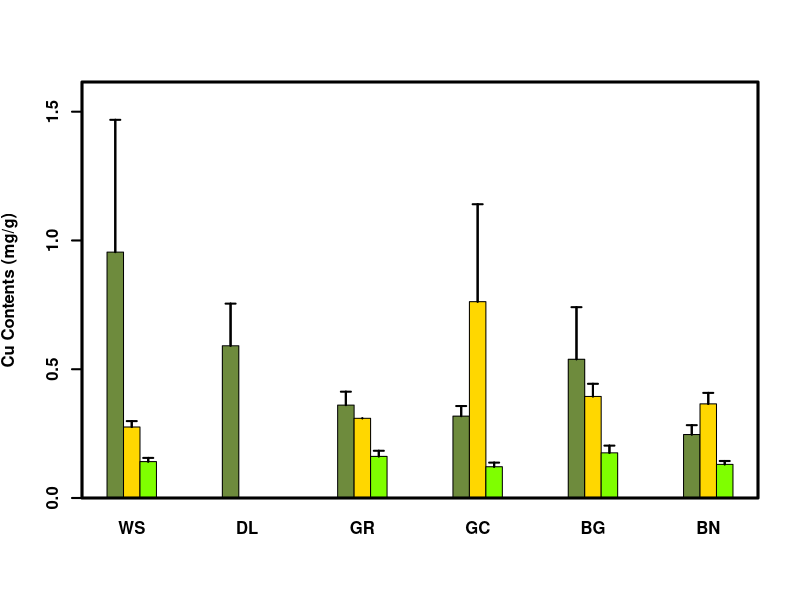

This chart was generated by the following R code:
library(tidyverse)
library(readr)
library(plyr)
library(dplyr)

alldata <- read_csv("2_incremental/20220420_STANDING_CROP.csv")

alldata$SAMPLING_DATE<-factor(alldata$SAMPLING_DATE,levels = c("6/22/2021", "7/7/2021", "7/20/2021", "8/3/2021", "8/17/2021","9/9/2021", "9/22/2021", "10/13/2021"), ordered=TRUE)

# Variable date to factor

dfALL <- data.frame(alldata[which(alldata$SAMPLE_DESCRIPTOR == c("EPIL","EPIP","FILA")),])

dfEPIL <- alldata[which(alldata$SAMPLE_DESCRIPTOR == "EPIL"),]

dfEPIP <- alldata[which(alldata$SAMPLE_DESCRIPTOR == "EPIP"),]

dfFILA <- alldata[which(alldata$SAMPLE_DESCRIPTOR == "FILA"),]

se <- function(x, ...) sqrt(var(x, ...)/length(x))

names(alldata)

Ylabel=expression(bold("Cu Contents (mg/g)"))

n1<-22

mult=1

ALL.SUM<-data.frame(aggregate(as.numeric(dfALL[,n1]) ~ SITE+SAMPLE_DESCRIPTOR, dfALL, mean))
ALL.SUM[,4]<-aggregate(as.numeric(dfALL[,n1]) ~ SITE+SAMPLE_DESCRIPTOR, dfALL, se)[,3]
#ALL.SUM <- subset(ALL.SUM, SITE == ssite)
names(ALL.SUM)<-c("SITE","SAMPLE_DESCRIPTOR","MEAN.ALL","STDER.ALL")
ALL.SUM[,5]<--2
ALL.SUM[,c(3,4)]<-ALL.SUM[,c(3,4)]*mult 

ALL.SUM[is.na(ALL.SUM)] <- 0

ALL.SUM[ALL.SUM < 0] <- 0

ALL.SUM$SITE <- factor(ALL.SUM$SITE, c("WS","DL","GR","GC","BG","BN"))


aty <- seq(0, max(ALL.SUM$MEAN.ALL, na.rm=TRUE), length.out=5)

# Uniform color

names(ALL.SUM)


#dev.new()

tabbedMeans <- tapply(ALL.SUM$MEAN.ALL, list(ALL.SUM$SAMPLE_DESCRIPTOR,
                                             ALL.SUM$SITE),
                      function(x) c(x = x))
tabbedSE <- tapply(ALL.SUM$STDER.ALL, list(ALL.SUM$SAMPLE_DESCRIPTOR,
                                           ALL.SUM$SITE),
                   function(x) c(x = x))


barCenters <- barplot(MEAN.ALL ~ SAMPLE_DESCRIPTOR+SITE, data = ALL.SUM, 
                      beside = TRUE, 
                      ylim = c(0, max(ALL.SUM$MEAN.ALL+ALL.SUM$STDER.ALL, na.rm=T)*1.1),
                      xlab="",
                      ylab=Ylabel,
                      #                     col=colors()[89],
                      col=c(colors()[89],"gold" , "chartreuse"),
                      font=2,
                      lwd=2,
                      space=c(0, 4)
)

try(segments(barCenters, tabbedMeans, barCenters,tabbedMeans + tabbedSE, lwd = 2), silent=TRUE)

try(arrows(barCenters, tabbedMeans, barCenters, tabbedMeans + tabbedSE, lwd = 2, angle = 90, code = 2, length = 0.05), silent=TRUE)

try(box(lwd=3), silent=TRUE)














